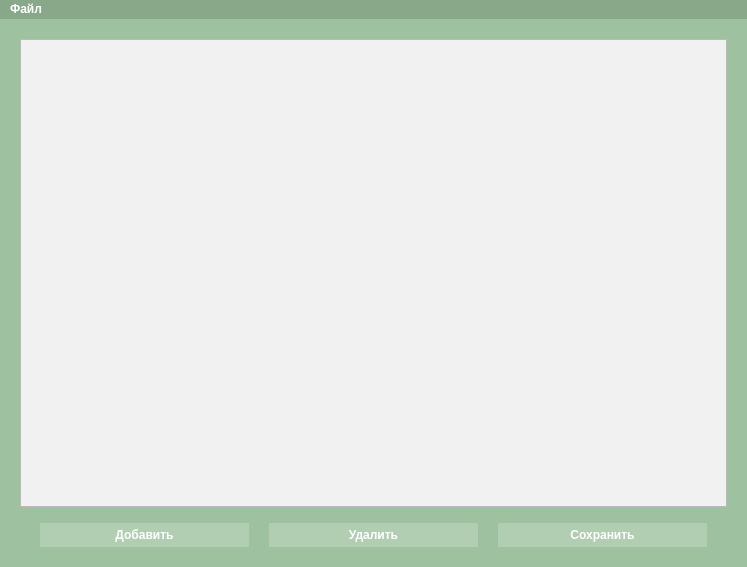
<?xml version="1.0" encoding="UTF-8"?>
<ui version="4.0">
 <class>Materials</class>
 <widget class="QMainWindow" name="Materials">
  <property name="geometry">
   <rect>
    <x>0</x>
    <y>0</y>
    <width>747</width>
    <height>567</height>
   </rect>
  </property>
  <property name="windowTitle">
   <string>Материалы</string>
  </property>
  <widget class="QWidget" name="centralwidget">
   <property name="styleSheet">
    <string notr="true">background-color: rgb(158, 194, 159);</string>
   </property>
   <layout class="QVBoxLayout" name="verticalLayout_2">
    <property name="leftMargin">
     <number>20</number>
    </property>
    <property name="topMargin">
     <number>20</number>
    </property>
    <property name="rightMargin">
     <number>20</number>
    </property>
    <property name="bottomMargin">
     <number>20</number>
    </property>
    <item>
     <widget class="QTableView" name="tableView">
      <property name="styleSheet">
       <string notr="true">background-color: rgb(241, 241, 241);
border-color: rgb(137, 168, 138);</string>
      </property>
     </widget>
    </item>
    <item>
     <layout class="QHBoxLayout" name="horizontalLayout">
      <property name="spacing">
       <number>20</number>
      </property>
      <property name="leftMargin">
       <number>20</number>
      </property>
      <property name="topMargin">
       <number>10</number>
      </property>
      <property name="rightMargin">
       <number>20</number>
      </property>
      <item>
       <widget class="QPushButton" name="add_btn">
        <property name="styleSheet">
         <string notr="true">QPushButton {
	color: rgb(255, 255, 255);
	background-color: rgba(255, 255, 255, 50);
	font: 12pt &quot;Times New Roman&quot;;
	font-weight: 500;
	border-radius: 15px;
	padding: 5px;
}

QPushButton:pressed {
	background-color: rgba(255, 255, 255, 30);
	padding-top: 7px;
	padding-bottom: 3px;
}</string>
        </property>
        <property name="text">
         <string>Добавить</string>
        </property>
       </widget>
      </item>
      <item>
       <widget class="QPushButton" name="remove_btn">
        <property name="styleSheet">
         <string notr="true">QPushButton {
	color: rgb(255, 255, 255);
	background-color: rgba(255, 255, 255, 50);
	font: 12pt &quot;Times New Roman&quot;;
	font-weight: 500;
	border-radius: 15px;
	padding: 5px;
}

QPushButton:pressed {
	background-color: rgba(255, 255, 255, 30);
	padding-top: 7px;
	padding-bottom: 3px;
}</string>
        </property>
        <property name="text">
         <string>Удалить</string>
        </property>
       </widget>
      </item>
      <item>
       <widget class="QPushButton" name="save_btn">
        <property name="styleSheet">
         <string notr="true">QPushButton {
	color: rgb(255, 255, 255);
	background-color: rgba(255, 255, 255, 50);
	font: 12pt &quot;Times New Roman&quot;;
	font-weight: 500;
	border-radius: 15px;
	padding: 5px;
}

QPushButton:pressed {
	background-color: rgba(255, 255, 255, 30);
	padding-top: 7px;
	padding-bottom: 3px;
}</string>
        </property>
        <property name="text">
         <string>Сохранить</string>
        </property>
       </widget>
      </item>
     </layout>
    </item>
   </layout>
  </widget>
  <widget class="QMenuBar" name="menuBar">
   <property name="geometry">
    <rect>
     <x>0</x>
     <y>0</y>
     <width>747</width>
     <height>25</height>
    </rect>
   </property>
   <property name="styleSheet">
    <string notr="true">QMenuBar {
	background-color: rgb(137, 168, 138);
	font: 10pt &quot;Times New Roman&quot;;
	font-weight: 500;
	color: rgb(255, 255, 255);
}</string>
   </property>
   <widget class="QMenu" name="menu">
    <property name="styleSheet">
     <string notr="true">QMenu {
	background-color: rgb(137, 168, 138);
	font: 10pt &quot;Times New Roman&quot;;
	font-weight: 500;
	color: rgb(255, 255, 255);
}</string>
    </property>
    <property name="title">
     <string>Файл</string>
    </property>
    <addaction name="action_pdf"/>
    <addaction name="action_xlsx"/>
    <addaction name="separator"/>
    <addaction name="action_exit"/>
   </widget>
   <addaction name="menu"/>
  </widget>
  <action name="action_pdf">
   <property name="text">
    <string>Экспорт PDF</string>
   </property>
  </action>
  <action name="action_xlsx">
   <property name="text">
    <string>Экспорт XLSX</string>
   </property>
  </action>
  <action name="action_exit">
   <property name="text">
    <string>Выйти в меню</string>
   </property>
  </action>
 </widget>
 <resources/>
 <connections/>
</ui>
